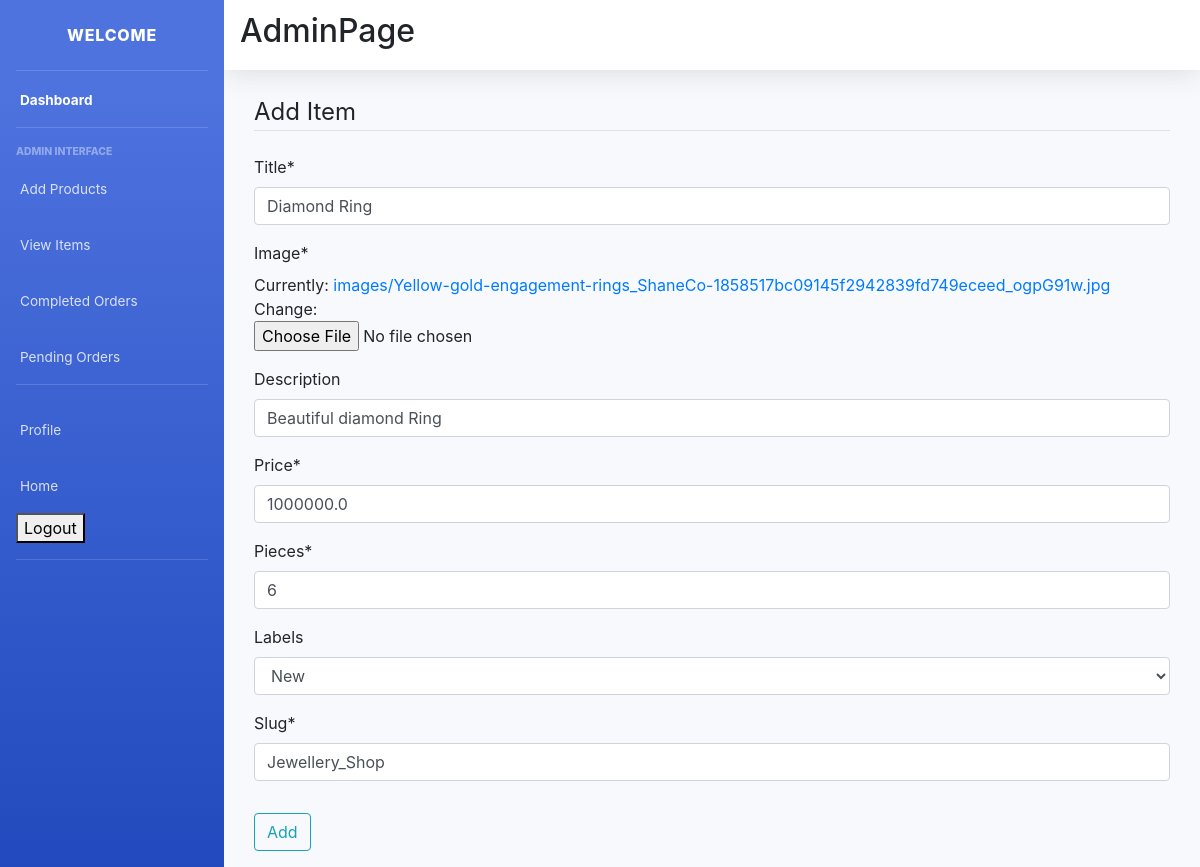
Page /item-update/Jewellery_Shop/ (signed in) on the committed database.
### main/models.py (models this page shows, shortened)
class Item(models.Model):
    LABELS = (
        ('BestSeller', 'BestSeller'),
        ('New', 'New'),
        ('Unique', 'Unique'),
        ('Antique', 'Antique'),
    )
    title = models.CharField(max_length=150)
    description = models.CharField(max_length=250,blank=True)
    price = models.FloatField()
    pieces = models.IntegerField(default=6)
    image = models.ImageField(default='default.png', upload_to='images/')
    labels = models.CharField(max_length=25, choices=LABELS, blank=True)
    slug = models.SlugField(default="Jewellery_Shop")
    created_by = models.ForeignKey(User, on_delete=models.CASCADE)
    Email = models.CharField(max_length=150, null=True)

### main/views.py (the view, shortened to what this page needs)
# urls.py: path('item-update/<slug>/', ItemUpdateView.as_view(), name='item-update'),
class ItemUpdateView(LoginRequiredMixin, UserPassesTestMixin, UpdateView):
    model = Item
    fields = ['title', 'image', 'description', 'price', 'pieces', 'labels', 'slug']
    def test_func(self):
        item = self.get_object()
        if self.request.user == item.created_by:
            return True
        return False

### main/templates/main/item_form.html (shortened to what this page needs)
{% extends "main/layout2.html" %}
{% load crispy_forms_tags %}
{% block content %}
<div class="form">
    <div class="container">
        <div class="row">
            <div class="col-sm-12">
                <form method="POST" enctype="multipart/form-data">
                    <fieldset class="form-group">
                        <legend class="border-bottom mb-4">Add Item</legend>
                        {{ form|crispy }}
                    </fieldset>
                    <div class="form-group">
                        <button class="btn btn-outline-info" type="submit">Add</button>
                    </div>
                </form>
            </div>
        </div>
    </div>
</div>
{% endblock content %}

### rows in the picture
Item: title "Diamond Ring", description "Beautiful diamond Ring", price "1000000.0", pieces "6", labels "New", slug "Jewellery_Shop"
